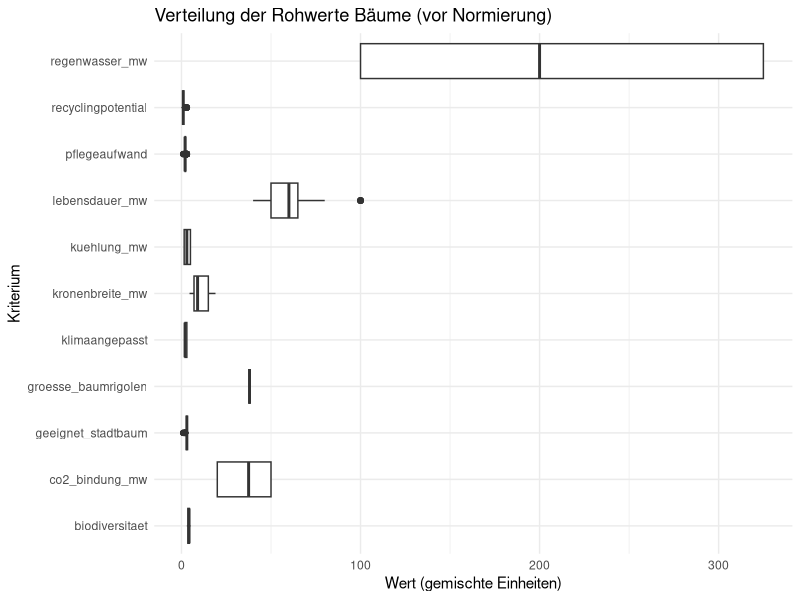
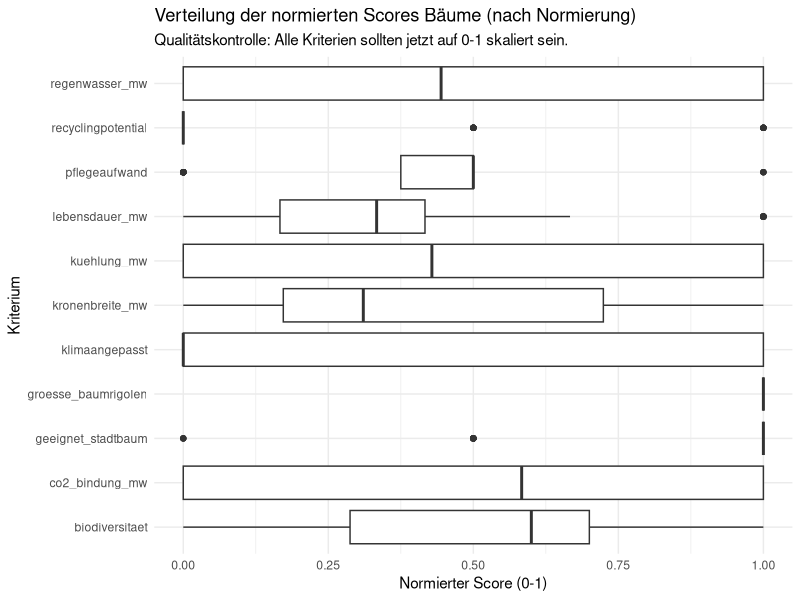
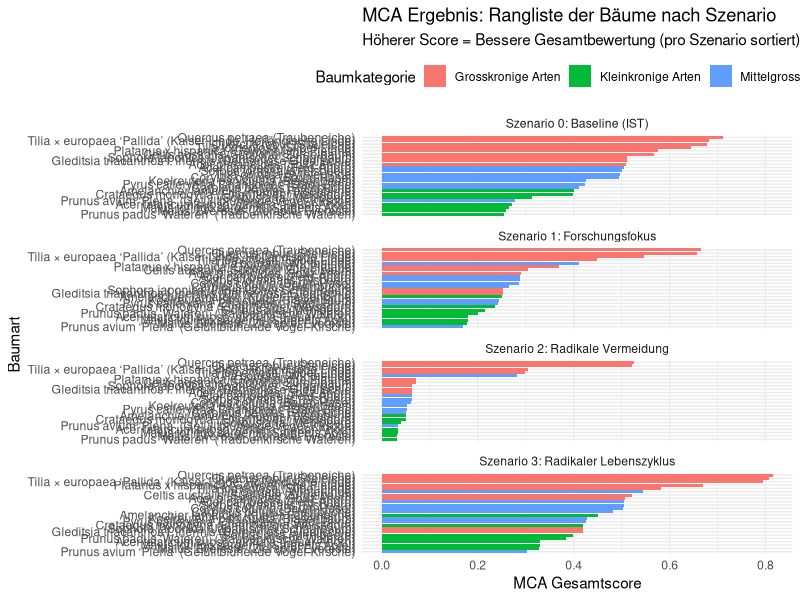
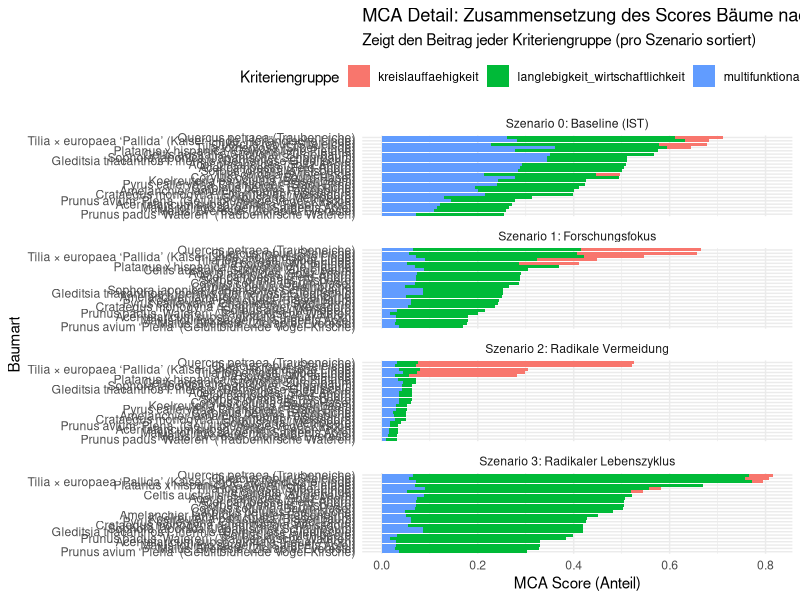
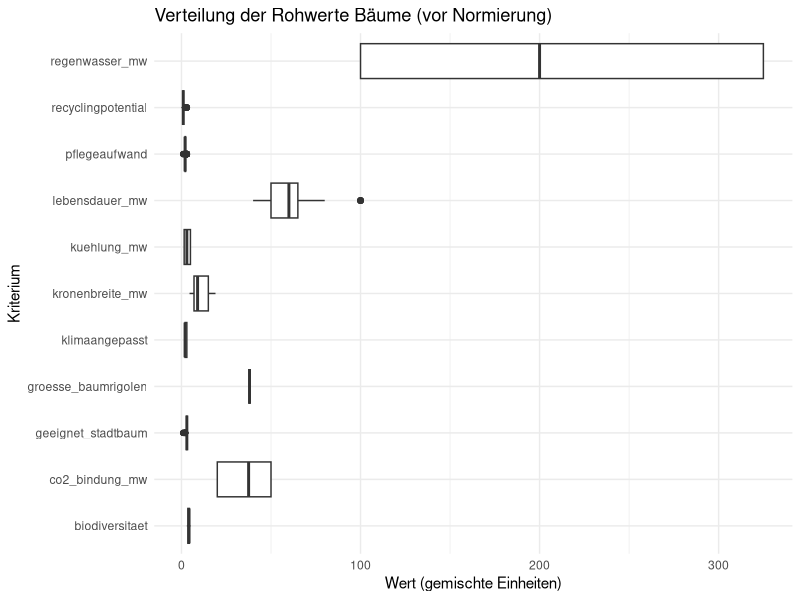
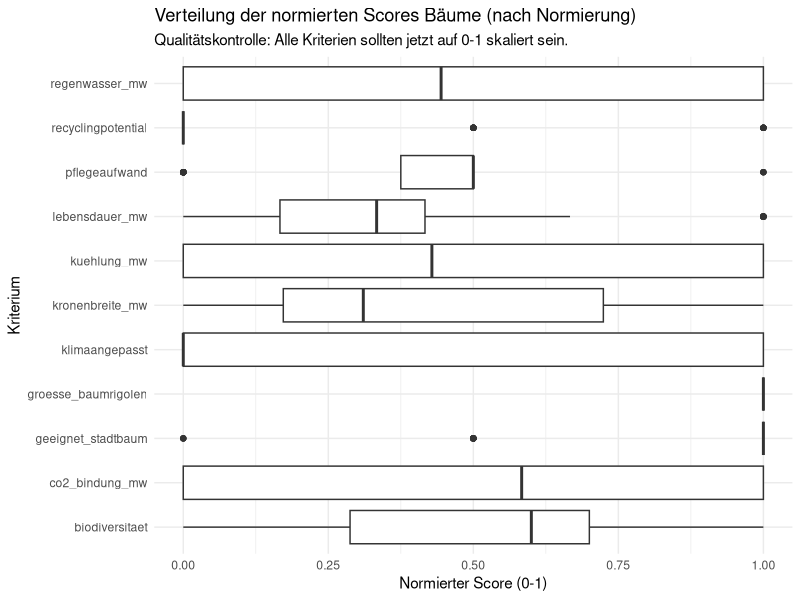
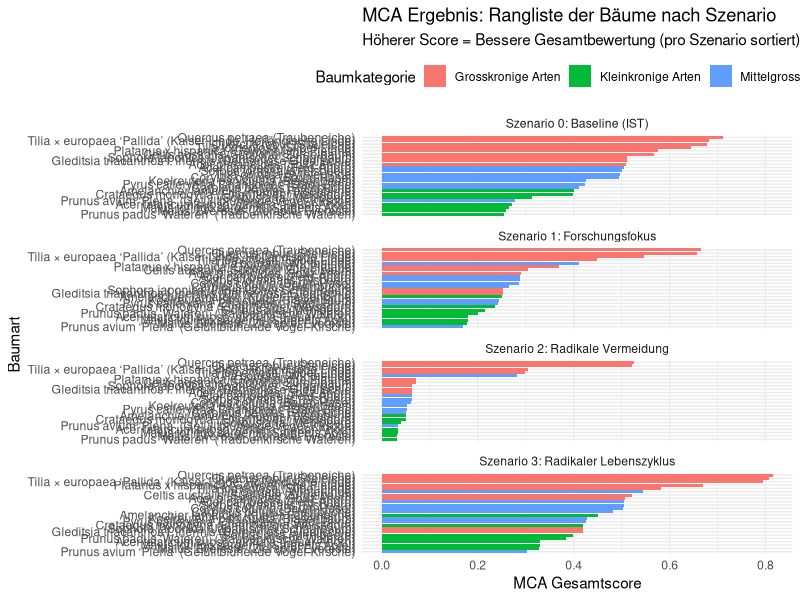
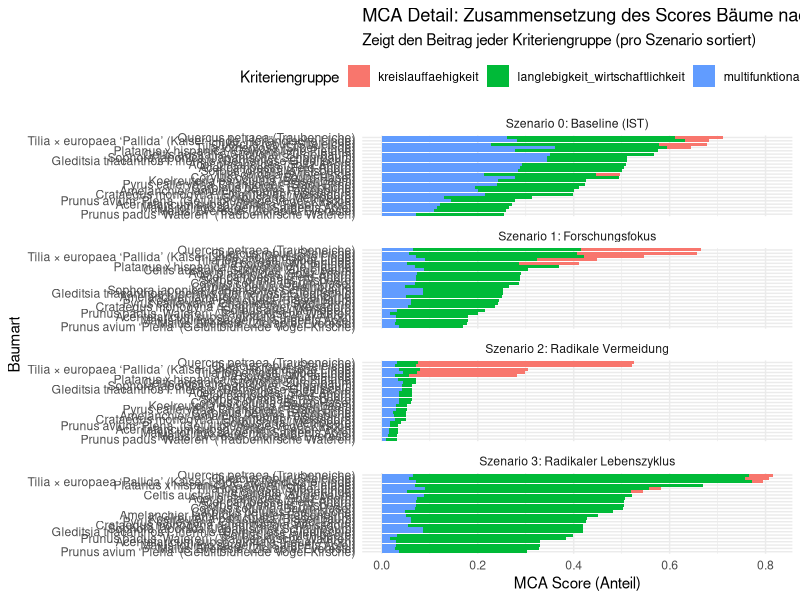

The R script that drew these images, in order: (Note: this script raises an error after producing the figures.)
## ---- chunk 1
library(tidyverse)
library(readr)
library(ggplot2)
library(forcats)
library(tidytext)
## ---- chunk 2
# Liest die Rohdaten für die Bäume ein
df_baeume_raw <- read_delim(
  "01_data_input/Baeume_tidy.csv", delim = ";"
)

# Liest die Gewichtungen für alle vier Szenarien ein
weights_s0_raw <- read_delim(
  "01_data_input/Baeume_Gewichtung_Szenario0.csv",
  delim = ";"
)
weights_s1_raw <- read_delim(
  "01_data_input/Baeume_Gewichtung_Szenario1.csv",
  delim = ";"
)
weights_s2_raw <- read_delim(
  "01_data_input/Baeume_Gewichtung_Szenario2.csv",
  delim = ";"
)
weights_s3_raw <- read_delim(
  "01_data_input/Baeume_Gewichtung_Szenario3.csv",
  delim = ";"
)
## ---- chunk 3
# A. Bereinigung der Rohdaten (Baeume_tidy.csv)
# Wähle die relevanten Spalten aus (ggf. anpassen, falls du mehr/weniger Spalten hast)
df_baeume <- df_baeume_raw %>%
  select(baumkategorie, baumart, lebensdauer_mw:recyclingpotential) # Annahme der Spaltennamen

# B. Bereinigung der Gewichtungen (ALLE SZENARIEN)
df_weights_s0 <- weights_s0_raw %>%
  mutate(szenario = "Szenario 0: Baseline (IST)")
df_weights_s1 <- weights_s1_raw %>%
  mutate(szenario = "Szenario 1: Forschungsfokus")
df_weights_s2 <- weights_s2_raw %>%
  mutate(szenario = "Szenario 2: Radikale Vermeidung")
df_weights_s3 <- weights_s3_raw %>%
  mutate(szenario = "Szenario 3: Radikaler Lebenszyklus")

# Binden zu einer Tabelle und Gesamtgewicht berechnen
df_weights <- bind_rows(df_weights_s0, df_weights_s1, df_weights_s2, df_weights_s3) %>%
  mutate(
    gewicht = group_weight * within_group_weight
  ) %>%
  rename(
    bewertungskategorie = criterion_id
  ) %>%
  select(szenario, bewertungskategorie, gewicht, group_id)

print("--- Finale Gewichtungs-Tabelle Bäume (df_weights) ---")
print(df_weights, n = 52) # 4 Szenarien * 13 Zeilen (11 Kriterien + 2 leere)




## ---- chunk 4
# 3.1 Wide-to-Long: Transformation der Rohdaten
df_baeume_long <- df_baeume %>%
  pivot_longer(
    # --- ANGEPASSTE AUSWAHL FÜR BÄUME ---
    # Nimmt alle Spalten von lebensdauer_mw bis recyclingpotential
    cols = c(lebensdauer_mw:recyclingpotential),
    # ------------------------------------
    names_to = "bewertungskategorie",
    values_to = "wert"
  )

# 3.2 JOIN: Verknüpfung mit Gewichtungstabelle
df_baeume_joined <- df_baeume_long %>%
  left_join(df_weights,
            by = "bewertungskategorie",
            relationship = "many-to-many"
  )
## ---- chunk 5
# Boxplot der Rohwerte für Bäume
plot_rohwerte_baeume <- ggplot(df_baeume_joined, aes(x = bewertungskategorie, y = wert)) +
  geom_boxplot() +
  coord_flip() +
  labs(
    title = "Verteilung der Rohwerte Bäume (vor Normierung)",
    x = "Kriterium",
    y = "Wert (gemischte Einheiten)"
  ) +
  theme_minimal()

print(plot_rohwerte_baeume)
ggsave("02_export/plots/check_01_rohwerte_verteilung_baeume.png", plot = plot_rohwerte_baeume, width = 10, height = 7)


## ---- chunk 6
# 5.1 Definieren: Welche Baum-Kriterien sind 'schlechter', wenn sie 'höher' sind?
# --- ANGEPASSTE LISTE FÜR BÄUME ---
kriterien_lower_is_better_baeume <- c(
  "pflegeaufwand",
  "groesse_baumrigolen"
)
# ----------------------------------

# 5.2 Min-Max-Skalierung (Normierung)

# 5.2a: Min/Max-Werte berechnen
df_baeume_with_minmax <- df_baeume_joined %>%
  filter(!is.na(wert)) %>%
  filter(!is.na(gewicht)) %>% # Ignoriert Kriterien ohne Gewicht (wie 'umweltbelastung')
  group_by(bewertungskategorie) %>%
  mutate(
    min_wert = min(wert, na.rm = TRUE),
    max_wert = max(wert, na.rm = TRUE)
  ) %>%
  ungroup()

# Überprüfung Min/Max
df_min_max_summary_baeume <- df_baeume_with_minmax %>%
  select(bewertungskategorie, min_wert, max_wert) %>%
  distinct()

print("--- Min/Max-Werte pro Baum-Kriterium ---")
print(df_min_max_summary_baeume)

# 5.2b: Skalierung auf 0-1 berechnen
df_baeume_normalized <- df_baeume_with_minmax %>%
  mutate(
    score_normiert = case_when(
      (max_wert - min_wert) == 0 ~ 1,
      # --- ANGEPASST ---
      !(bewertungskategorie %in% kriterien_lower_is_better_baeume) ~ (wert - min_wert) / (max_wert - min_wert),
      bewertungskategorie %in% kriterien_lower_is_better_baeume ~ 1 - ((wert - min_wert) / (max_wert - min_wert))
      # ---------------
    )
  )
## ---- chunk 7
# Boxplot der normierten Scores für Bäume
plot_normiert_baeume <- ggplot(df_baeume_normalized, aes(x = bewertungskategorie, y = score_normiert)) +
  geom_boxplot() +
  coord_flip() +
  scale_y_continuous(limits = c(0, 1)) +
  labs(
    title = "Verteilung der normierten Scores Bäume (nach Normierung)",
    subtitle = "Qualitätskontrolle: Alle Kriterien sollten jetzt auf 0-1 skaliert sein.",
    x = "Kriterium",
    y = "Normierter Score (0-1)"
  ) +
  theme_minimal()

print(plot_normiert_baeume)
ggsave("02_export/plots/check_02_normierte_scores_baeume.png", plot = plot_normiert_baeume, width = 10, height = 7)

## ---- chunk 8
# 7.1 Berechnung des gewichteten Scores
df_mca_calculated_baeume <- df_baeume_normalized %>%
  mutate(
    MCA_score_kriterium = score_normiert * gewicht
  )

# 7.2 Aggregation pro Baum & Szenario
df_mca_total_baeume <- df_mca_calculated_baeume %>%
  group_by(szenario, baumkategorie, baumart) %>% # <-- Spaltennamen ggf. anpassen
  summarise(
    MCA_gesamtscore = sum(MCA_score_kriterium, na.rm = TRUE)
  ) %>%
  ungroup() %>%
  arrange(szenario, desc(MCA_gesamtscore))

print("--- MCA Gesamtergebnis Bäume (sortiert) ---")
print(df_mca_total_baeume, n = Inf) # n = Inf zeigt alle Zeilen

# ---
# NEU: Block 7.3 - Auswahl der Top 3 Bäume pro Szenario
# ---
N_BAEUME_AUSWAEHLEN <- 3

df_sieger_baeume <- df_mca_total_baeume %>%
  group_by(szenario) %>%
  slice_max(MCA_gesamtscore, n = N_BAEUME_AUSWAEHLEN) %>%
  ungroup() %>%
  arrange(szenario, desc(MCA_gesamtscore))

print(paste("--- Top", N_BAEUME_AUSWAEHLEN, "Bäume pro Szenario (für Artenvielfalt) ---"))
print(df_sieger_baeume, n = Inf)
# ----------------------------------------------------


## ---- chunk 9

#| label: fig-mca-plots-baeume-vertical-large
#| fig.width: 15   # --- Stark erhöht ---
#| fig.height: 50  # --- Stark erhöht ---
#| out.width: "95%"
#| out.height: "auto"
#| dpi: 300

# Plot 1: Gesamtergebnis (Ranking) für Bäume
plot_mca_total_baeume <- ggplot(df_mca_total_baeume,
       aes(x = MCA_gesamtscore,
           y = tidytext::reorder_within(baumart, MCA_gesamtscore, szenario),
           fill = baumkategorie)) +
  geom_col() +
  tidytext::scale_y_reordered() +
  facet_wrap(~ szenario, scales = "free_y", ncol = 1) +
  labs(
    title = "MCA Ergebnis: Rangliste der Bäume nach Szenario",
    subtitle = "Höherer Score = Bessere Gesamtbewertung (pro Szenario sortiert)",
    x = "MCA Gesamtscore",
    y = "Baumart",
    fill = "Baumkategorie"
  ) +
  theme_minimal() +
  # Optional: Schriftgrösse leicht reduzieren, falls nötig
  theme(legend.position = "top"
        # , axis.text.y = element_text(size = 9) # Einkommentieren bei Bedarf
        )

print(plot_mca_total_baeume)
# --- MASSIV ANGEPASSTE DIMENSIONEN ---
ggsave("02_export/plots/mca_gesamtergebnis_alle_szenarien_baeume_vertical.png",
       plot = plot_mca_total_baeume, width = 15, height = 45, units = "in", dpi = 300) # Grösser & explicit units/dpi
# ------------------------------------


# Plot 2: Detail-Zusammensetzung für Bäume
# 1. Daten vorbereiten (keine Änderung)
df_mca_groups_baeume <- df_mca_calculated_baeume %>%
  group_by(szenario, baumkategorie, baumart, group_id) %>%
  summarise(gruppen_score = sum(MCA_score_kriterium, na.rm = TRUE)) %>%
  ungroup() %>%
  left_join(df_mca_total_baeume, by = c("szenario", "baumkategorie", "baumart"))

# 2. Gestapeltes Diagramm plotten
plot_mca_stacked_baeume <- ggplot(df_mca_groups_baeume,
       aes(x = gruppen_score,
           y = tidytext::reorder_within(baumart, MCA_gesamtscore, szenario),
           fill = group_id)) +
  geom_col(position = "stack") +
  tidytext::scale_y_reordered() +
  facet_wrap(~ szenario, scales = "free_y", ncol = 1) +
  labs(
    title = "MCA Detail: Zusammensetzung des Scores Bäume nach Szenario",
    subtitle = "Zeigt den Beitrag jeder Kriteriengruppe (pro Szenario sortiert)",
    x = "MCA Score (Anteil)",
    y = "Baumart",
    fill = "Kriteriengruppe"
  ) +
  theme_minimal() +
  # Optional: Schriftgrösse leicht reduzieren, falls nötig
  theme(legend.position = "top"
        # , axis.text.y = element_text(size = 9) # Einkommentieren bei Bedarf
        )

print(plot_mca_stacked_baeume)
# --- MASSIV ANGEPASSTE DIMENSIONEN ---
ggsave("02_export/plots/mca_detail_gruppen_alle_szenarien_baeume_vertical.png",
       plot = plot_mca_stacked_baeume, width = 16, height = 45, units = "in", dpi = 300) # Grösser & explicit units/dpi
# ------------------------------------
## ---- chunk 10

# 1. Speichern der finalen MCA-Rangliste (alle Bäume, alle Szenarien)
write_csv2(
  df_mca_total_baeume,
  file = "02_export/tables/mca_rangliste_alle_szenarien_baeume.csv"
)

# 2. Speichern der kompletten Berechnungs-Details
write_csv2(
  df_mca_calculated_baeume,
  file = "02_export/tables/mca_details_berechnung_alle_szenarien_baeume.csv"
)

# --- NEU: Speichern der Top-3-Auswahl ---
write_csv2(
  df_sieger_baeume,
  file = "02_export/tables/mca_top3_baeume_pro_szenario.csv"
)
# ---------------------------------------
